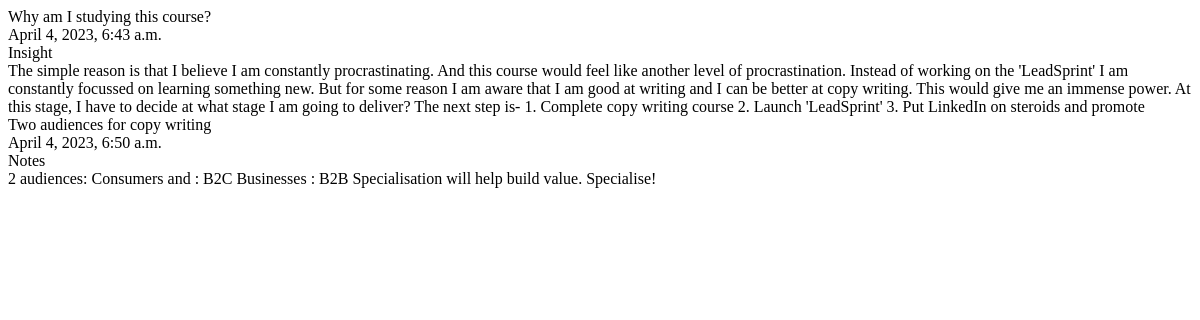
The page /2 on the database as committed earlier.
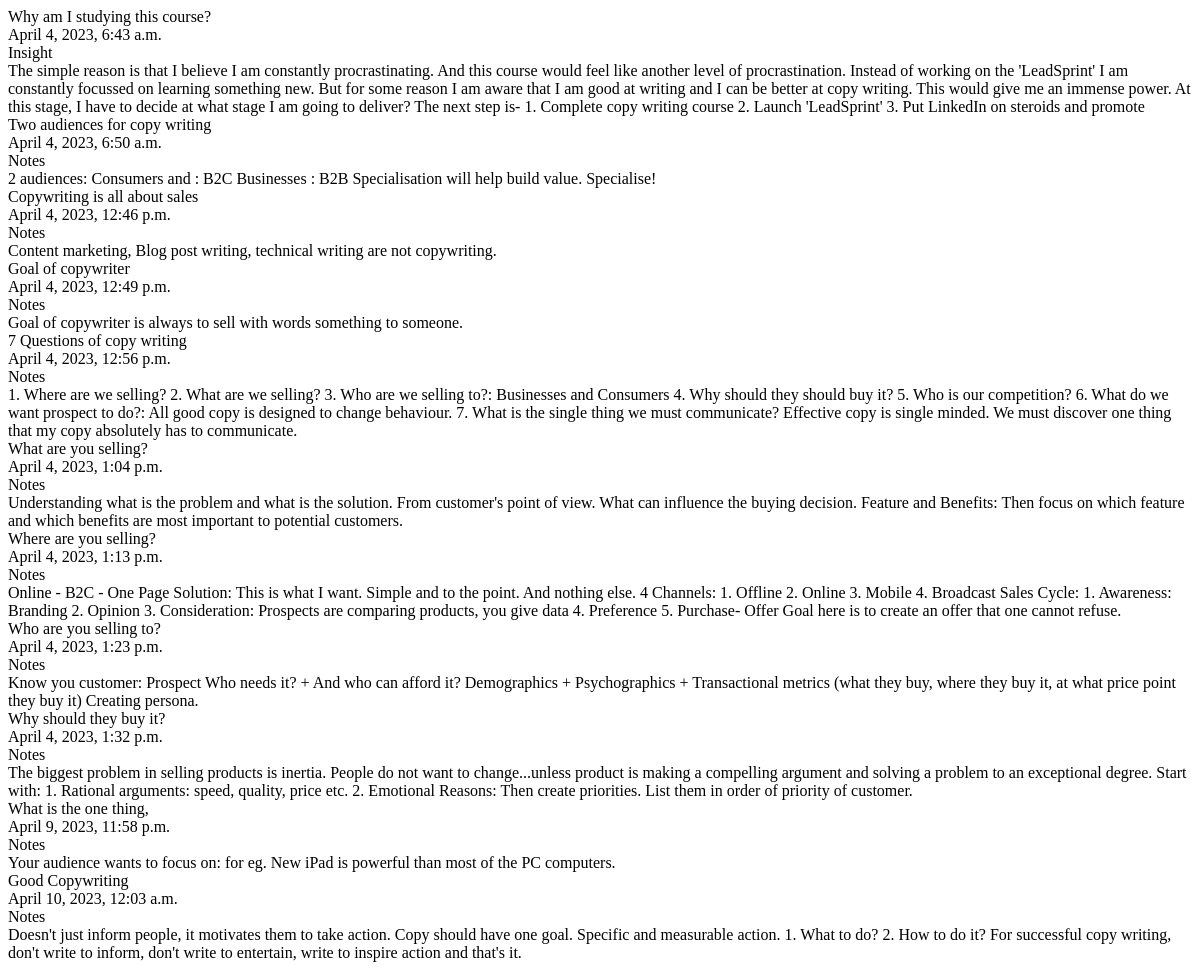
The same page on the database as committed later.
### notesapp/models.py (models this page shows, shortened)
class NotesApp(models.Model):
    notes_types_choices = (
        ("Notes", "Notes"),
        ("Excerpts", "Excerpts"),
        ("Insight", "Insight"),
    )
    notes_about = models.ForeignKey(BookApp, on_delete=models.CASCADE)
    notes_header = models.CharField(max_length=200)
    notes_type = models.CharField(max_length=200, choices=notes_types_choices, default='Notes')
    pub_date = models.DateTimeField(auto_now=True)
    notes_body = models.TextField(default=None)

### notesapp/views.py (the view)
# urls.py: path('<int:bookapp_id>', views.list_blog, name='list_blog'),
def list_blog(request, bookapp_id):
    book_notes = list(NotesApp.objects.filter(notes_about=bookapp_id))
    return render(request, 'book_notes.html', {'book_notes': book_notes})

### notesapp/templates/book_notes.html (shortened to what this page needs)
<!DOCTYPE html>
<html lang="en">
<head>
</head>
<body>
{%for notes in book_notes%}
{{notes.notes_header}}<br>
{{notes.pub_date}}<br>
{{notes.notes_type}}<br>
{{notes.notes_body}}<br>
{%endfor%}
</body>
</html>

Rows that differ between the two databases and show on the page:
added NotesApp: notes_header "Copywriting is all about sales", pub_date "April 4, 2023, 12:46 p.m.", notes_type "Notes", notes_body "Content marketing, Blog post writing, technical writing are not copywriting."
added NotesApp: notes_header "Goal of copywriter", pub_date "April 4, 2023, 12:49 p.m.", notes_type "Notes", notes_body "Goal of copywriter is always to sell with words something to someone."
added NotesApp: notes_header "7 Questions of copy writing", pub_date "April 4, 2023, 12:56 p.m.", notes_type "Notes", notes_body "1. Where are we selling? 2. What are we selling? 3. Who are we selling to?: Businesses and Consumers 4. Why should they should buy it? 5. Who is our competition? 6. What do we want prospect to do?: All good copy is designed to change behaviour. 7. What is the single thing we must communicate? Effective copy is single minded. We must discover one thing that my copy absolutely has to communicate."
added NotesApp: notes_header "What are you selling?", pub_date "April 4, 2023, 1:04 p.m.", notes_type "Notes", notes_body "Understanding what is the problem and what is the solution. From customer's point of view. What can influence the buying decision. Feature and Benefits: Then focus on which feature and which benefits are most important to potential customers."
added NotesApp: notes_header "Where are you selling?", pub_date "April 4, 2023, 1:13 p.m.", notes_type "Notes", notes_body "Online - B2C - One Page Solution: This is what I want. Simple and to the point. And nothing else. 4 Channels: 1. Offline 2. Online 3. Mobile 4. Broadcast Sales Cycle: 1. Awareness: Branding 2. Opinion 3. Consideration: Prospects are comparing products, you give data 4. Preference 5. Purchase- Offer Goal here is to create an offer that one cannot refuse."
added NotesApp: notes_header "Who are you selling to?", pub_date "April 4, 2023, 1:23 p.m.", notes_type "Notes", notes_body "Know you customer: Prospect Who needs it? + And who can afford it? Demographics + Psychographics + Transactional metrics (what they buy, where they buy it, at what price point they buy it) Creating persona."
added NotesApp: notes_header "Why should they buy it?", pub_date "April 4, 2023, 1:32 p.m.", notes_type "Notes", notes_body "The biggest problem in selling products is inertia. People do not want to change...unless product is making a compelling argument and solving a problem to an exceptional degree. Start with: 1. Rational arguments: speed, quality, price etc. 2. Emotional Reasons: Then create priorities. List them in order of priority of customer."
added NotesApp: notes_header "What is the one thing,", pub_date "April 9, 2023, 11:58 p.m.", notes_type "Notes", notes_body "Your audience wants to focus on: for eg. New iPad is powerful than most of the PC computers."
added NotesApp: notes_header "Good Copywriting", pub_date "April 10, 2023, 12:03 a.m.", notes_type "Notes", notes_body "Doesn't just inform people, it motivates them to take action. Copy should have one goal. Specific and measurable action. 1. What to do? 2. How to do it? For successful copy writing, don't write to inform, don't write to entertain, write to inspire action and that's it."
